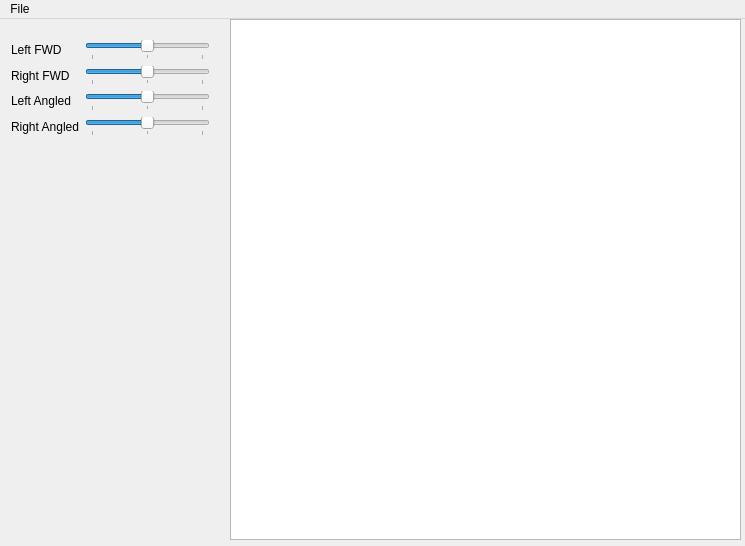
<?xml version="1.0" encoding="UTF-8"?>
<ui version="4.0">
 <class>MainWindow</class>
 <widget class="QMainWindow" name="MainWindow">
  <property name="geometry">
   <rect>
    <x>0</x>
    <y>0</y>
    <width>745</width>
    <height>546</height>
   </rect>
  </property>
  <property name="windowTitle">
   <string>MainWindow</string>
  </property>
  <widget class="QWidget" name="centralWidget">
   <widget class="QTreeView" name="treeView">
    <property name="geometry">
     <rect>
      <x>230</x>
      <y>0</y>
      <width>511</width>
      <height>521</height>
     </rect>
    </property>
   </widget>
   <widget class="QWidget" name="layoutWidget">
    <property name="geometry">
     <rect>
      <x>0</x>
      <y>10</y>
      <width>221</width>
      <height>118</height>
     </rect>
    </property>
    <layout class="QHBoxLayout" name="horizontalLayout">
     <item>
      <layout class="QVBoxLayout" name="verticalLayout">
       <item>
        <widget class="QLabel" name="label">
         <property name="text">
          <string>Left FWD</string>
         </property>
        </widget>
       </item>
       <item>
        <widget class="QLabel" name="label_2">
         <property name="text">
          <string>Right FWD</string>
         </property>
        </widget>
       </item>
       <item>
        <widget class="QLabel" name="label_3">
         <property name="text">
          <string>Left Angled</string>
         </property>
        </widget>
       </item>
       <item>
        <widget class="QLabel" name="label_4">
         <property name="text">
          <string>Right Angled</string>
         </property>
        </widget>
       </item>
      </layout>
     </item>
     <item>
      <layout class="QVBoxLayout" name="verticalLayout_2">
       <item>
        <widget class="QSlider" name="horizontalSlider">
         <property name="minimum">
          <number>-1</number>
         </property>
         <property name="maximum">
          <number>1</number>
         </property>
         <property name="orientation">
          <enum>Qt::Horizontal</enum>
         </property>
         <property name="tickPosition">
          <enum>QSlider::TicksBelow</enum>
         </property>
         <property name="tickInterval">
          <number>1</number>
         </property>
        </widget>
       </item>
       <item>
        <widget class="QSlider" name="horizontalSlider_2">
         <property name="minimum">
          <number>-1</number>
         </property>
         <property name="maximum">
          <number>1</number>
         </property>
         <property name="orientation">
          <enum>Qt::Horizontal</enum>
         </property>
         <property name="tickPosition">
          <enum>QSlider::TicksBelow</enum>
         </property>
         <property name="tickInterval">
          <number>1</number>
         </property>
        </widget>
       </item>
       <item>
        <widget class="QSlider" name="horizontalSlider_3">
         <property name="minimum">
          <number>-1</number>
         </property>
         <property name="maximum">
          <number>1</number>
         </property>
         <property name="orientation">
          <enum>Qt::Horizontal</enum>
         </property>
         <property name="tickPosition">
          <enum>QSlider::TicksBelow</enum>
         </property>
         <property name="tickInterval">
          <number>1</number>
         </property>
        </widget>
       </item>
       <item>
        <widget class="QSlider" name="horizontalSlider_4">
         <property name="minimum">
          <number>-1</number>
         </property>
         <property name="maximum">
          <number>1</number>
         </property>
         <property name="orientation">
          <enum>Qt::Horizontal</enum>
         </property>
         <property name="tickPosition">
          <enum>QSlider::TicksBelow</enum>
         </property>
         <property name="tickInterval">
          <number>1</number>
         </property>
        </widget>
       </item>
      </layout>
     </item>
    </layout>
   </widget>
  </widget>
  <widget class="QMenuBar" name="menuBar">
   <property name="geometry">
    <rect>
     <x>0</x>
     <y>0</y>
     <width>745</width>
     <height>25</height>
    </rect>
   </property>
   <widget class="QMenu" name="menuFile">
    <property name="title">
     <string>File</string>
    </property>
    <addaction name="actionExit"/>
   </widget>
   <addaction name="menuFile"/>
  </widget>
  <action name="actionExit">
   <property name="text">
    <string>Exit</string>
   </property>
  </action>
 </widget>
 <layoutdefault spacing="6" margin="11"/>
 <resources/>
 <connections/>
</ui>
